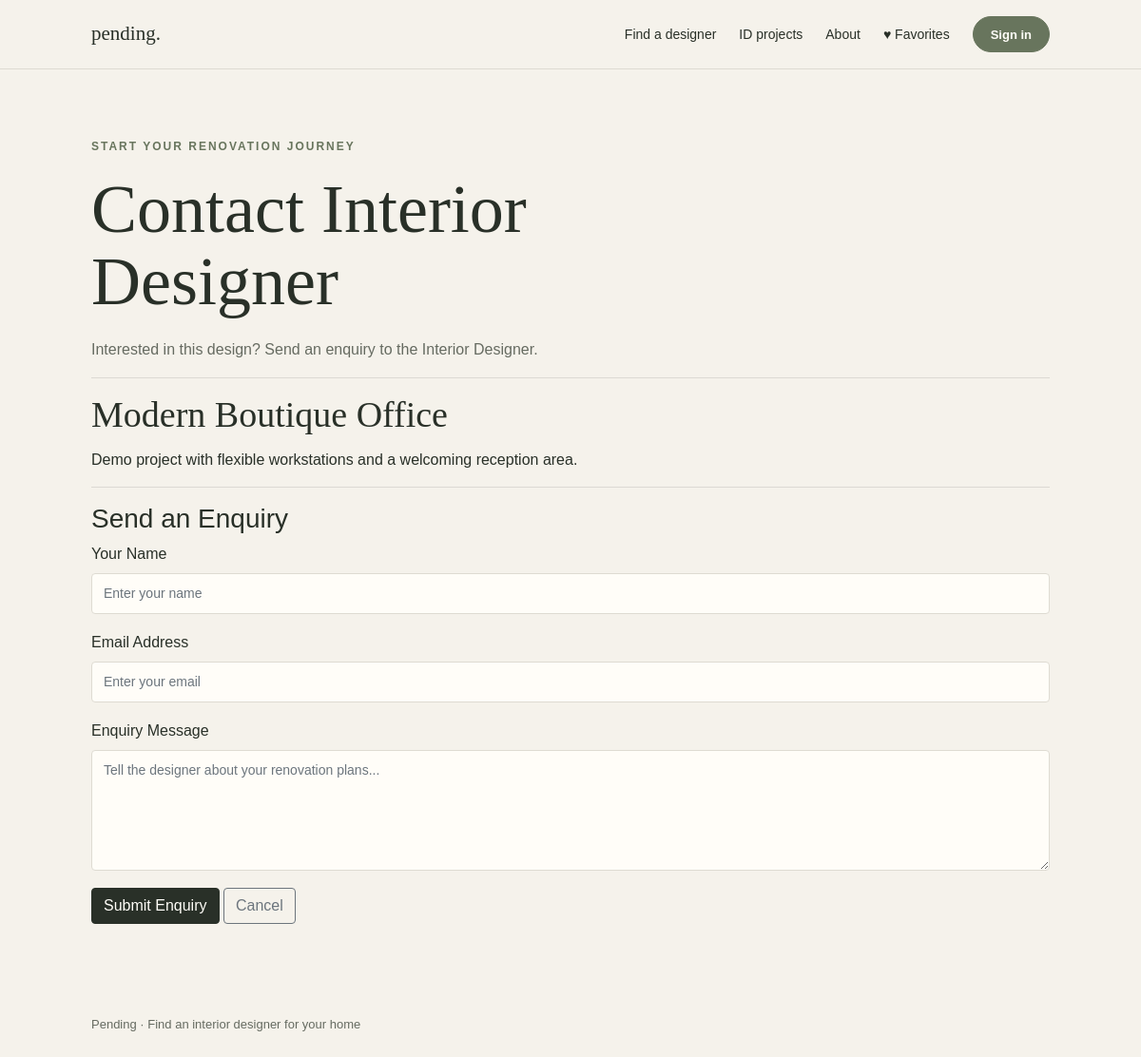
/customer/contact/31, run on an earlier commit of the app's database.
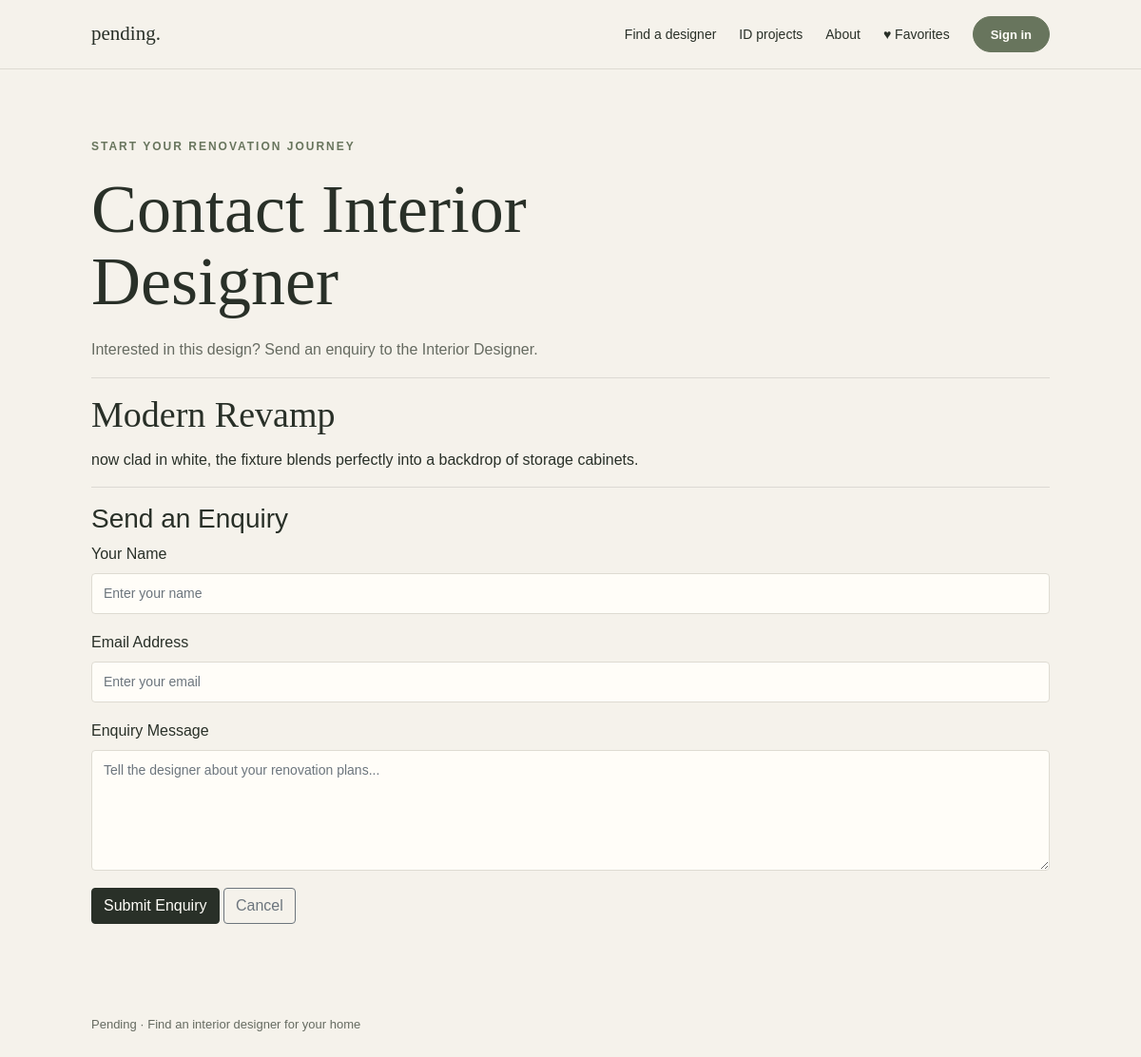
And on a later commit of the database.
### tables this page shows
CREATE TABLE interior_design_project (
            id INTEGER PRIMARY KEY AUTOINCREMENT,
            title TEXT NOT NULL,
            description TEXT DEFAULT '',
            is_featured INTEGER DEFAULT 0,
            is_visible INTEGER DEFAULT 1,
            category TEXT DEFAULT '',
            style TEXT DEFAULT '',
            property_type TEXT DEFAULT ''
        , room_count TEXT NOT NULL DEFAULT '', apartment_type TEXT NOT NULL DEFAULT '', created_at TEXT NOT NULL DEFAULT '', updated_at TEXT NOT NULL DEFAULT '', account_key TEXT NOT NULL DEFAULT '', viewership_count INTEGER NOT NULL DEFAULT 0, shortlist_count INTEGER NOT NULL DEFAULT 0);

### app.py (the view, shortened to what this page needs)
@app.route('/customer/contact/<int:project_id>', methods=['GET', 'POST'])
def customer_contact(project_id):
    project = _project_svc.get(project_id)
    if not project or not project['is_visible']:
        return render_template('sites/404.html'), 404
    error = None
    form = {'name': '', 'email': '', 'message': ''}
    return render_template('sites/customer_contact.html', project=project, error=error,
                           form=form, submitted=request.args.get('sent') == '1')

### database.py (called while the page is built)
def get_db():
    connection = sqlite3.connect(DB_PATH, factory=_DemoConnection)
    connection.row_factory = sqlite3.Row
    connection.execute('PRAGMA foreign_keys = ON')
    return connection

def get_project(project_id):
    with get_db() as conn:
        row = conn.execute('SELECT * FROM interior_design_project WHERE id=?',(project_id,)).fetchone()
        return dict(row) if row else None

    def __exit__(self, exc_type, exc_value, traceback):
        try:
            return super().__exit__(exc_type, exc_value, traceback)
        finally:
            self.close()

    def get(self, project_id):
        return get_project(project_id)

### templates/sites/customer_contact.html (shortened to what this page needs)
{% extends "master.html" %}
{% block content %}
<section class="section" id="customer-contact">
    <p class="eyebrow">START YOUR RENOVATION JOURNEY</p>
    <h1>Contact Interior Designer</h1>
    <p class="section-intro">
        Interested in this design? Send an enquiry to
        the Interior Designer.
    </p>
    <hr>
    <h2>{{ project['title'] }}</h2>
    <p>{{ project['description'] }}</p>
    <hr>
    {% if submitted %}
        <div class="alert alert-success">
            Your enquiry has been submitted successfully!
            The Interior Designer can follow up with you.
        </div>
        <a href="{{ url_for('idp_view', project_id=project['id']) }}"
           class="btn btn-dark">
            Back to Project
        </a>
    {% else %}
        <h3>Send an Enquiry</h3>
        <form method="POST"
              action="{{ url_for('customer_contact', project_id=project['id']) }}">
            <div class="form-group">
                <label for="name">Your Name</label>
                <input type="text"
                       id="name"
                       name="name"
                       class="form-control"
                       placeholder="Enter your name"
                       value="{{ form.get('name', '') }}"
                       maxlength="100"
                       required>
            </div>
            <div class="form-group">
                <label for="email">Email Address</label>
                <input type="email"
                       id="email"
                       name="email"
                       class="form-control"
                       placeholder="Enter your email"
                       value="{{ form.get('email', '') }}"
                       maxlength="254"
                       required>
            </div>
            <div class="form-group">
                <label for="message">Enquiry Message</label>
                <textarea id="message"
                          name="message"
                          class="form-control"
                          rows="5"
                          maxlength="2000"
                          placeholder="Tell the designer about your renovation plans..."
                          required>{{ form.get('message', '') }}</textarea>
            </div>
            <button type="submit" class="btn btn-dark">
                Submit Enquiry
            </button>
            <a href="{{ url_for('idp_view', project_id=project['id']) }}"
               class="btn btn-outline-secondary">
                Cancel
            </a>
        </form>
    {% endif %}
</section>
{% endblock %}

What changed in the data, as far as the page shows it:
changed interior_design_project: title "Modern Boutique Office" → "Modern Revamp"; description "Demo project with flexible workstations and a welcoming reception area." → "now clad in white, the fixture blends perfectly into a backdrop of storage cabinets."
